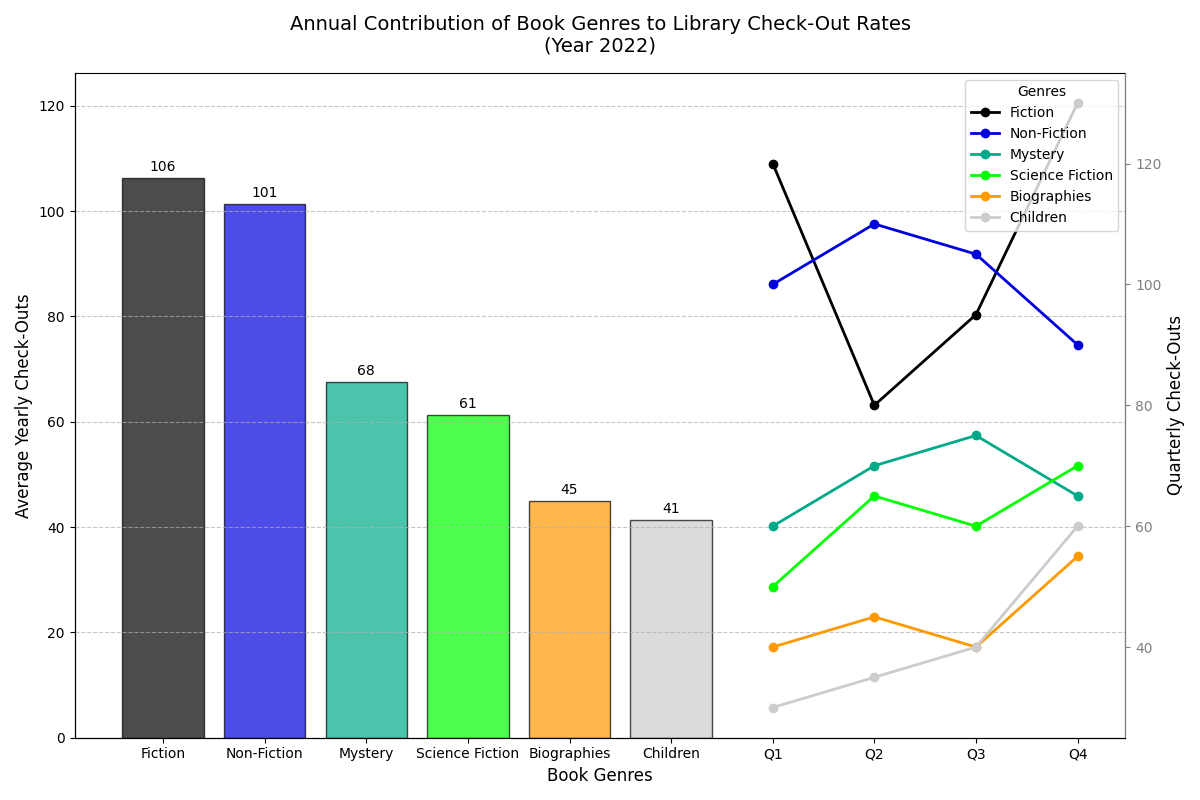

Write Python code to recreate this figure.
import matplotlib.pyplot as plt
import numpy as np

# Backstory:
# The chart visualizes the annual contribution of different book genres to a public library's check-out rates
# in the year 2022, with an emphasis on the fluctuating popularity ranking each quarter.

# Data for the chart
genres = ['Fiction', 'Non-Fiction', 'Mystery', 'Science Fiction', 'Biographies', 'Children']
quarterly_checkouts = [
    [120, 80, 95, 130],   # Fiction
    [100, 110, 105, 90],  # Non-Fiction
    [60, 70, 75, 65],     # Mystery
    [50, 65, 60, 70],     # Science Fiction
    [40, 45, 40, 55],     # Biographies
    [30, 35, 40, 60]      # Children
]

# Average yearly checkouts for each genre
yearly_checkouts = [np.mean(q) for q in quarterly_checkouts]

# Colors for the bars
colors = plt.cm.nipy_spectral(np.linspace(0, 1, len(genres)))

# Create a figure and axis for the bar chart
fig, ax1 = plt.subplots(figsize=(12, 8))

# Create the bar chart
bars = ax1.bar(genres, yearly_checkouts, color=colors, edgecolor='black', alpha=0.7)

# Annotate bars with the average yearly check-outs
for bar in bars:
    height = bar.get_height()
    ax1.annotate(f'{height:.0f}', xy=(bar.get_x() + bar.get_width() / 2, height), 
                 xytext=(0, 3), textcoords='offset points', ha='center', va='bottom', fontsize=10, color='black')

# Set limits and labels
ax1.set_ylim(0, max(yearly_checkouts) + 20)
ax1.set_title('Annual Contribution of Book Genres to Library Check-Out Rates\n(Year 2022)', fontsize=14, pad=15)
ax1.set_xlabel('Book Genres', fontsize=12)
ax1.set_ylabel('Average Yearly Check-Outs', fontsize=12)

# Add gridlines for better readability
ax1.yaxis.grid(True, linestyle='--', alpha=0.7)

# Create a subplot to show the quarterly breakdown using line plots
ax2 = ax1.twinx()

# Plot quarterly data for each genre
quarters = ['Q1', 'Q2', 'Q3', 'Q4']
for index, (genre, quarterly_data) in enumerate(zip(genres, quarterly_checkouts)):
    ax2.plot(quarters, quarterly_data, 'o-', color=colors[index], label=genre, linewidth=2)

# Configure labels and legend for the line plot
ax2.set_ylabel('Quarterly Check-Outs', fontsize=12)
ax2.legend(loc='upper right', fontsize=10, title='Genres')

# Enhance visual consistency
ax2.spines['top'].set_visible(False)
ax2.spines['right'].set_color('grey')
ax2.tick_params(axis='y', colors='grey')

# Automatically adjust the layout to prevent overlaps
plt.tight_layout()

# Show the plot
plt.show()
